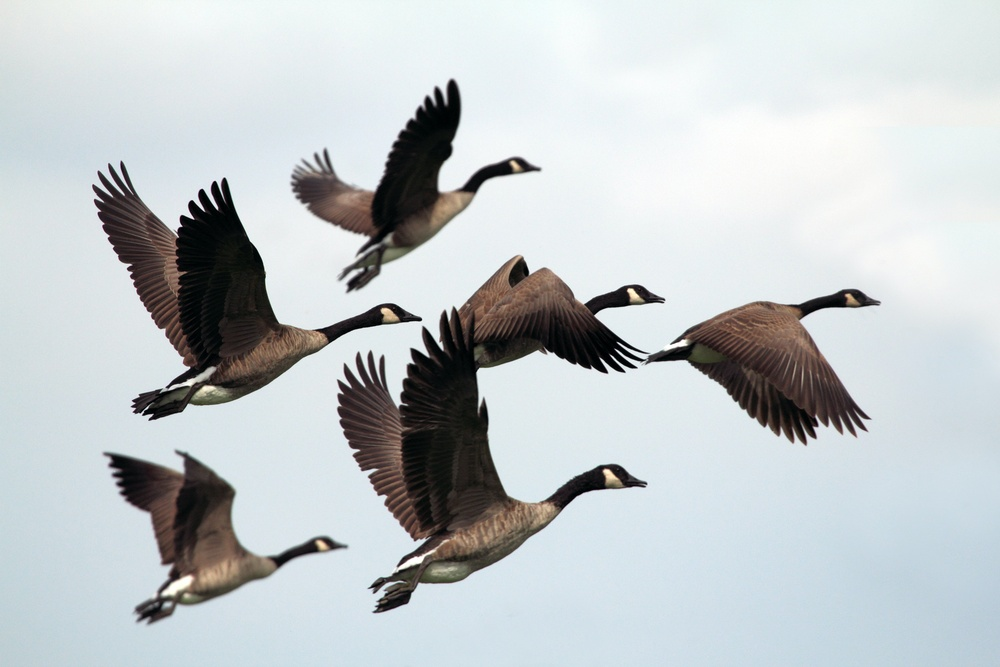
#> input picture gary-bendig-WPmPsdX2ySw-unsplash.jpg, 1000 x 667 px, shrunk from 5184 x 3456 before the run
$ jupyter execute Opencv_Edge_Detection.ipynb   (shell and % lines are left out)
#> lines starting #> are read from the running program, lines starting #| are printed output that depends on the picture; after the words box and inside, x2 and y2 are one past the last pixel; in counts of white or black regions, pixels touching at a corner belong together
[cell 1]
#import library
import cv2
import numpy as np
import matplotlib.pyplot as plt

[cell 2]
#read img
bird_img = cv2.imread("gary-bendig-WPmPsdX2ySw-unsplash.jpg")
#> bird_img is the input picture: shape (667, 1000, 3); mean B, G, R 201.2, 199, 193.3
blured_img = cv2.blur(bird_img, ksize = (5,5))

[cell 3]
plt.imshow(bird_img)

[cell 4]
#calc threshold with median
median = np.median(bird_img)
#> median = 227
lower = int(max(0, 0.3 * median))
#> lower = 68
upper = int(min(255, 1.7 * median))
#> upper = 255

[cell 5]
#detect edges with Canny Edge Detection
edg = cv2.Canny(blured_img, lower/10, upper/6)
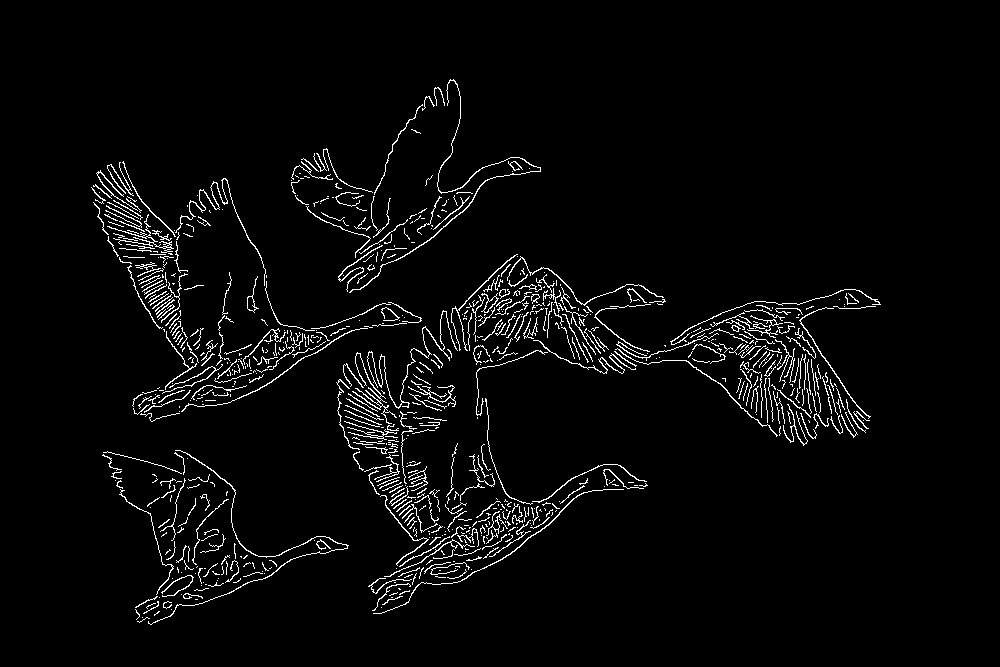
#> edg: shape (667, 1000); 3.4% white in thin lines or dots, all inside (x1, y1, x2, y2) = (91, 79, 881, 625)
plt.imshow(edg, )
